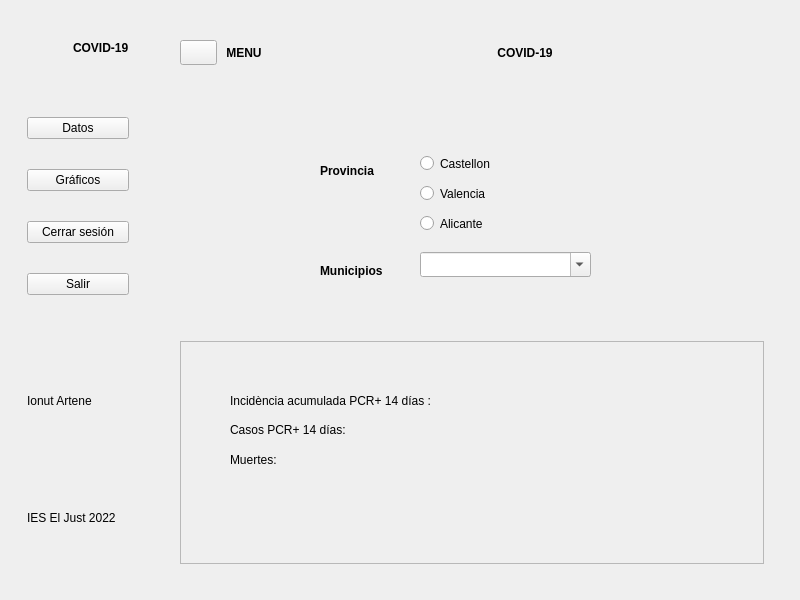
<?xml version="1.0" encoding="UTF-8"?>
<ui version="4.0">
 <class>MainWindow</class>
 <widget class="QMainWindow" name="MainWindow">
  <property name="geometry">
   <rect>
    <x>0</x>
    <y>0</y>
    <width>800</width>
    <height>600</height>
   </rect>
  </property>
  <property name="windowTitle">
   <string>App COVID</string>
  </property>
  <widget class="QWidget" name="centralwidget">
   <layout class="QHBoxLayout" name="horizontalLayout">
    <item>
     <widget class="QCustomSlideMenu" name="left_menu_widget" native="true">
      <layout class="QVBoxLayout" name="verticalLayout">
       <item>
        <widget class="QWidget" name="widget_3" native="true">
         <property name="maximumSize">
          <size>
           <width>16777215</width>
           <height>60</height>
          </size>
         </property>
         <layout class="QHBoxLayout" name="horizontalLayout_2">
          <item>
           <widget class="QLabel" name="label">
            <property name="sizePolicy">
             <sizepolicy hsizetype="Preferred" vsizetype="Preferred">
              <horstretch>0</horstretch>
              <verstretch>0</verstretch>
             </sizepolicy>
            </property>
            <property name="minimumSize">
             <size>
              <width>40</width>
              <height>40</height>
             </size>
            </property>
            <property name="maximumSize">
             <size>
              <width>40</width>
              <height>40</height>
             </size>
            </property>
            <property name="text">
             <string/>
            </property>
            <property name="pixmap">
             <pixmap resource="resources.qrc">:/iconos/iconos covid/coronavirus_covid_corona_virus_bacterium_covid_icon_149135.svg</pixmap>
            </property>
            <property name="scaledContents">
             <bool>true</bool>
            </property>
           </widget>
          </item>
          <item>
           <widget class="QLabel" name="label_2">
            <property name="font">
             <font>
              <weight>75</weight>
              <bold>true</bold>
             </font>
            </property>
            <property name="text">
             <string>COVID-19</string>
            </property>
           </widget>
          </item>
         </layout>
        </widget>
       </item>
       <item>
        <widget class="QWidget" name="widget_4" native="true">
         <layout class="QVBoxLayout" name="verticalLayout_2">
          <item>
           <widget class="QPushButton" name="but_datos">
            <property name="text">
             <string>Datos</string>
            </property>
           </widget>
          </item>
          <item>
           <widget class="QPushButton" name="but_graficos">
            <property name="text">
             <string>Gráficos</string>
            </property>
           </widget>
          </item>
          <item>
           <widget class="QPushButton" name="but_sesion">
            <property name="text">
             <string>Cerrar sesión</string>
            </property>
           </widget>
          </item>
          <item>
           <widget class="QPushButton" name="but_salir">
            <property name="text">
             <string>Salir</string>
            </property>
           </widget>
          </item>
         </layout>
        </widget>
       </item>
       <item>
        <widget class="QWidget" name="widget_5" native="true">
         <layout class="QVBoxLayout" name="verticalLayout_3">
          <item>
           <widget class="QLabel" name="label_3">
            <property name="text">
             <string>Ionut Artene</string>
            </property>
           </widget>
          </item>
          <item>
           <widget class="QLabel" name="label_4">
            <property name="text">
             <string>IES El Just 2022</string>
            </property>
           </widget>
          </item>
         </layout>
        </widget>
       </item>
      </layout>
     </widget>
    </item>
    <item>
     <widget class="QWidget" name="widget_2" native="true">
      <layout class="QVBoxLayout" name="verticalLayout_4">
       <item>
        <widget class="QWidget" name="widget_6" native="true">
         <property name="maximumSize">
          <size>
           <width>16777215</width>
           <height>70</height>
          </size>
         </property>
         <layout class="QHBoxLayout" name="horizontalLayout_3">
          <item>
           <widget class="QWidget" name="widget_9" native="true">
            <layout class="QHBoxLayout" name="horizontalLayout_4">
             <item>
              <widget class="QPushButton" name="but_menu">
               <property name="font">
                <font>
                 <family>Syamala Ramana</family>
                </font>
               </property>
               <property name="text">
                <string/>
               </property>
               <property name="icon">
                <iconset resource="resources.qrc">
                 <normaloff>:/iconos/iconos covid/Menu_icon_icon-icons.com_71858.svg</normaloff>
                 <normalon>:/iconos/iconos covid/left-arrow.png</normalon>
                 <disabledoff>:/iconos/iconos covid/Menu_icon_icon-icons.com_71858.svg</disabledoff>:/iconos/iconos covid/Menu_icon_icon-icons.com_71858.svg</iconset>
               </property>
               <property name="iconSize">
                <size>
                 <width>40</width>
                 <height>40</height>
                </size>
               </property>
              </widget>
             </item>
             <item>
              <widget class="QLabel" name="label_5">
               <property name="font">
                <font>
                 <weight>75</weight>
                 <bold>true</bold>
                </font>
               </property>
               <property name="text">
                <string> MENU</string>
               </property>
              </widget>
             </item>
            </layout>
           </widget>
          </item>
          <item>
           <widget class="QWidget" name="widget_10" native="true">
            <property name="sizePolicy">
             <sizepolicy hsizetype="Expanding" vsizetype="Expanding">
              <horstretch>0</horstretch>
              <verstretch>0</verstretch>
             </sizepolicy>
            </property>
            <layout class="QVBoxLayout" name="verticalLayout_5">
             <item>
              <widget class="QLabel" name="label_6">
               <property name="font">
                <font>
                 <weight>75</weight>
                 <bold>true</bold>
                </font>
               </property>
               <property name="text">
                <string>COVID-19</string>
               </property>
               <property name="alignment">
                <set>Qt::AlignCenter</set>
               </property>
              </widget>
             </item>
            </layout>
           </widget>
          </item>
         </layout>
        </widget>
       </item>
       <item>
        <widget class="QWidget" name="widget_7" native="true">
         <property name="maximumSize">
          <size>
           <width>16777215</width>
           <height>16777215</height>
          </size>
         </property>
         <layout class="QVBoxLayout" name="verticalLayout_8">
          <item>
           <widget class="QStackedWidget" name="ventanas">
            <property name="sizePolicy">
             <sizepolicy hsizetype="Expanding" vsizetype="Expanding">
              <horstretch>0</horstretch>
              <verstretch>0</verstretch>
             </sizepolicy>
            </property>
            <property name="currentIndex">
             <number>0</number>
            </property>
            <widget class="QWidget" name="page_datos">
             <layout class="QVBoxLayout" name="verticalLayout_7">
              <item>
               <widget class="QWidget" name="widget" native="true">
                <widget class="QComboBox" name="combo_municipios">
                 <property name="geometry">
                  <rect>
                   <x>240</x>
                   <y>140</y>
                   <width>171</width>
                   <height>25</height>
                  </rect>
                 </property>
                 <property name="editable">
                  <bool>true</bool>
                 </property>
                 <property name="currentText">
                  <string notr="true"/>
                 </property>
                 <property name="maxVisibleItems">
                  <number>5</number>
                 </property>
                 <property name="placeholderText">
                  <string>Elija un Municipio</string>
                 </property>
                </widget>
                <widget class="QRadioButton" name="valencia">
                 <property name="geometry">
                  <rect>
                   <x>240</x>
                   <y>70</y>
                   <width>112</width>
                   <height>23</height>
                  </rect>
                 </property>
                 <property name="text">
                  <string>Valencia</string>
                 </property>
                </widget>
                <widget class="QRadioButton" name="castellon">
                 <property name="geometry">
                  <rect>
                   <x>240</x>
                   <y>40</y>
                   <width>112</width>
                   <height>23</height>
                  </rect>
                 </property>
                 <property name="text">
                  <string>Castellon</string>
                 </property>
                </widget>
                <widget class="QRadioButton" name="alicante">
                 <property name="geometry">
                  <rect>
                   <x>240</x>
                   <y>100</y>
                   <width>112</width>
                   <height>23</height>
                  </rect>
                 </property>
                 <property name="text">
                  <string>Alicante</string>
                 </property>
                </widget>
                <widget class="QLabel" name="label_7">
                 <property name="geometry">
                  <rect>
                   <x>140</x>
                   <y>50</y>
                   <width>67</width>
                   <height>17</height>
                  </rect>
                 </property>
                 <property name="font">
                  <font>
                   <weight>75</weight>
                   <bold>true</bold>
                  </font>
                 </property>
                 <property name="text">
                  <string>Provincia</string>
                 </property>
                </widget>
                <widget class="QLabel" name="label_8">
                 <property name="geometry">
                  <rect>
                   <x>140</x>
                   <y>150</y>
                   <width>81</width>
                   <height>17</height>
                  </rect>
                 </property>
                 <property name="font">
                  <font>
                   <weight>75</weight>
                   <bold>true</bold>
                  </font>
                 </property>
                 <property name="text">
                  <string>Municipios</string>
                 </property>
                </widget>
               </widget>
              </item>
              <item>
               <widget class="QFrame" name="frame_3">
                <property name="frameShape">
                 <enum>QFrame::StyledPanel</enum>
                </property>
                <property name="frameShadow">
                 <enum>QFrame::Raised</enum>
                </property>
                <widget class="QLabel" name="label_10">
                 <property name="geometry">
                  <rect>
                   <x>50</x>
                   <y>50</y>
                   <width>251</width>
                   <height>20</height>
                  </rect>
                 </property>
                 <property name="text">
                  <string>Incidència acumulada PCR+ 14 días :</string>
                 </property>
                </widget>
                <widget class="QLabel" name="label_11">
                 <property name="geometry">
                  <rect>
                   <x>50</x>
                   <y>80</y>
                   <width>141</width>
                   <height>17</height>
                  </rect>
                 </property>
                 <property name="text">
                  <string>Casos PCR+ 14 días:</string>
                 </property>
                </widget>
                <widget class="QLabel" name="label_12">
                 <property name="geometry">
                  <rect>
                   <x>50</x>
                   <y>110</y>
                   <width>67</width>
                   <height>17</height>
                  </rect>
                 </property>
                 <property name="text">
                  <string>Muertes:</string>
                 </property>
                </widget>
                <widget class="QLabel" name="label_pcr">
                 <property name="geometry">
                  <rect>
                   <x>340</x>
                   <y>50</y>
                   <width>101</width>
                   <height>17</height>
                  </rect>
                 </property>
                 <property name="text">
                  <string/>
                 </property>
                </widget>
                <widget class="QLabel" name="label_casos">
                 <property name="geometry">
                  <rect>
                   <x>340</x>
                   <y>80</y>
                   <width>101</width>
                   <height>17</height>
                  </rect>
                 </property>
                 <property name="text">
                  <string/>
                 </property>
                </widget>
                <widget class="QLabel" name="label_muertes">
                 <property name="geometry">
                  <rect>
                   <x>340</x>
                   <y>110</y>
                   <width>111</width>
                   <height>17</height>
                  </rect>
                 </property>
                 <property name="text">
                  <string/>
                 </property>
                </widget>
               </widget>
              </item>
             </layout>
            </widget>
            <widget class="QWidget" name="page_graficos">
             <layout class="QVBoxLayout" name="verticalLayout_6">
              <item>
               <widget class="QWidget" name="widget_4" native="true">
                <layout class="QVBoxLayout" name="verticalLayout_9">
                 <item>
                  <widget class="QWidget" name="widget_5" native="true">
                   <layout class="QVBoxLayout" name="verticalLayout_10">
                    <item alignment="Qt::AlignTop">
                     <widget class="QLabel" name="label_9">
                      <property name="text">
                       <string>Grafico COVID</string>
                      </property>
                      <property name="alignment">
                       <set>Qt::AlignCenter</set>
                      </property>
                     </widget>
                    </item>
                   </layout>
                  </widget>
                 </item>
                 <item>
                  <widget class="QFrame" name="gridFrame">
                   <property name="sizePolicy">
                    <sizepolicy hsizetype="Preferred" vsizetype="Expanding">
                     <horstretch>0</horstretch>
                     <verstretch>0</verstretch>
                    </sizepolicy>
                   </property>
                   <layout class="QGridLayout" name="line_chart"/>
                  </widget>
                 </item>
                </layout>
               </widget>
              </item>
             </layout>
            </widget>
           </widget>
          </item>
         </layout>
        </widget>
       </item>
      </layout>
     </widget>
    </item>
   </layout>
  </widget>
 </widget>
 <customwidgets>
  <customwidget>
   <class>QCustomSlideMenu</class>
   <extends>QWidget</extends>
   <header location="global">Custom_Widgets.Widgets.h</header>
   <container>1</container>
  </customwidget>
 </customwidgets>
 <resources>
  <include location="resources.qrc"/>
 </resources>
 <connections/>
</ui>
